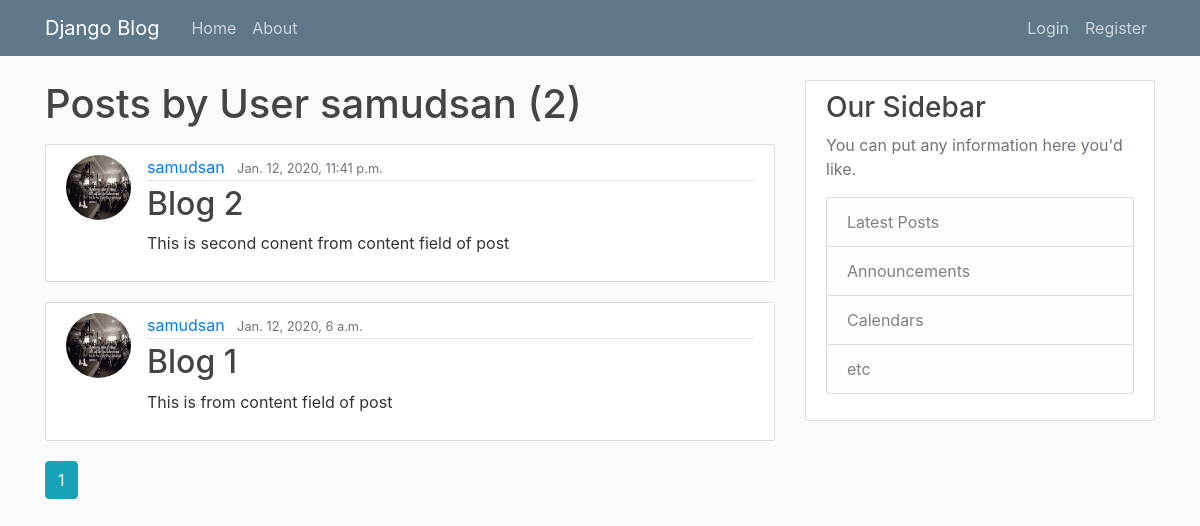
The app's page /blog/post/samudsan/, older data.
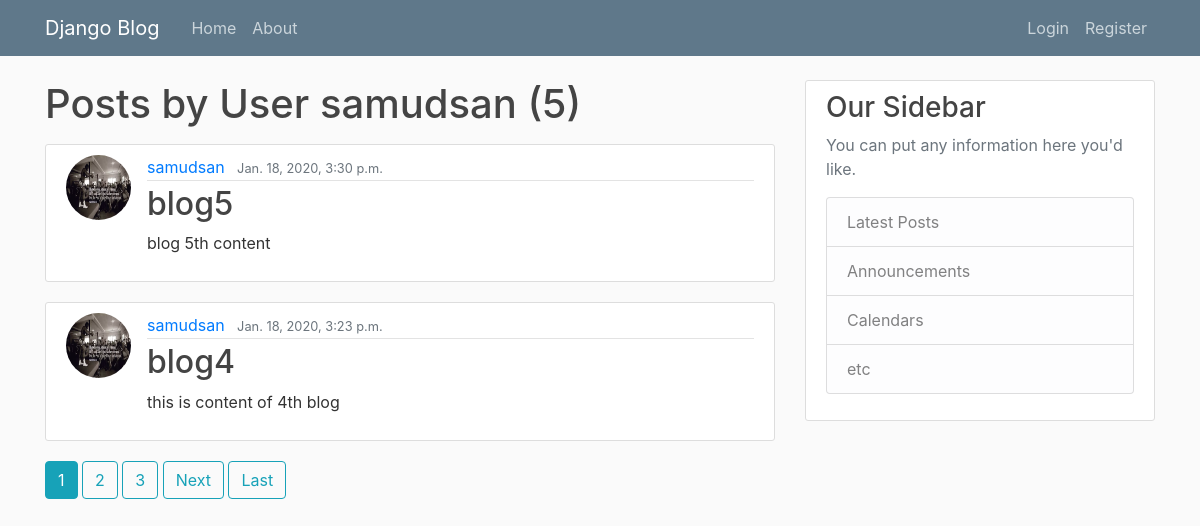
The same page, newer data.
### blog/models.py (models this page shows, shortened)
class Post(models.Model):
    title = models.CharField(max_length=100)
    content = models.TextField()
    date_posted = models.DateTimeField(default=timezone.now)
    author = models.ForeignKey(User, on_delete=models.CASCADE)

### users/models.py (models this page shows, shortened)
class Profile(models.Model):
    user = models.OneToOneField(User, on_delete=models.CASCADE)
    image = models.ImageField(default='default.jpg', upload_to='profile_pics')

### blog/views.py (the view)
# urls.py: path('post/<str:username>/', UserPostListView.as_view(), name='user-posts'),
class UserPostListView(ListView):
    model = Post
    template_name = 'blog/user_posts.html'
    context_object_name = 'posts'
    paginate_by = 2
    def get_queryset(self):
        user = get_object_or_404(User, username = self.kwargs.get('username'))
        return Post.objects.filter(author= user).order_by('-date_posted')

### blog/templates/blog/user_posts.html (shortened to what this page needs)
{% extends "blog/base.html" %}
{% block content %}
    <h1 class="mb-3">Posts by User {{ view.kwargs.username }} ({{ page_obj.paginator.count }})</h1>
    {% for post in posts %}
        <article class="media content-section">
          <img class='rounded-circle article-img' src={{ post.author.profile.image.url }}>
          <div class="media-body">
            <div class="article-metadata">
              <a class="mr-2" href="{% url 'user-posts' post.author.username%}">{{ post.author }}</a>
              <small class="text-muted">{{ post.date_posted }}</small>
            </div>
            <h2><a class="article-title" href="{% url 'post-detail' post.id %}">{{ post.title }}</a></h2>
            <p class="article-content">{{ post.content }}</p>
          </div>
        </article>
    {% endfor %}
    {% for num in page_obj.paginator.page_range %}
        {% if page_obj.number == num  %}
            <a class="btn btn-info mb-4" href="?page={{ num }}">{{ num }}</a>
        {% elif num > page_obj.number|add:'-3' and num < page_obj.number|add:'3' %}
            <a class="btn btn-outline-info mb-4" href="?page={{ num }}">{{ num }}</a>
        {% endif %}
    {% endfor %}
    {% if page_obj.has_next %}
        <a class="btn btn-outline-info mb-4" href="?page={{ page_obj.next_page_number }}">Next</a>
        <a class="btn btn-outline-info mb-4" href="?page{{ page_obj.paginator.num_pages }}">Last</a>
    {%  endif %}
{% endblock content %}

Row changes from the older to the newer data that the page shows:
no longer on this page (row unchanged): Post: author.profile.image (picture), author "samudsan", date_posted "Jan. 12, 2020, 11:41 p.m.", title "Blog 2", content "This is second conent from content field of post"
no longer on this page (row unchanged): Post: author.profile.image (picture), author "samudsan", date_posted "Jan. 12, 2020, 6 a.m.", title "Blog 1", content "This is from content field of post"
added Post: author.profile.image (picture), author "samudsan", date_posted "Jan. 18, 2020, 3:30 p.m.", title "blog5", content "blog 5th content"
added Post: author.profile.image (picture), author "samudsan", date_posted "Jan. 18, 2020, 3:23 p.m.", title "blog4", content "this is content of 4th blog"
Text that changed along with them:
{{ page_obj.paginator.count }}: "2" → "5"
new list line: "2"
new list line: "3"
text now shown: "Next Last"
